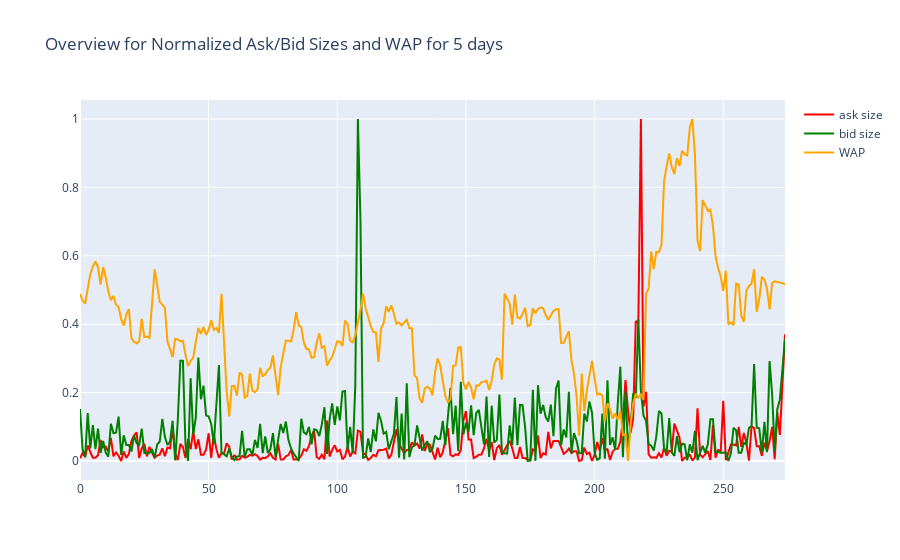

Notebook source saved alongside this figure:
### Code cell
# Examine the volume changes 
# PLot the Prices changes of stock 0 at date 0 
fig = go.Figure()

fig.add_trace(
    go.Scatter(x = stock00['time_id'], 
            y = (stock00['ask_size'] - stock00['ask_size'].min()) / (stock00['ask_size'].max() - stock00['ask_size'].min()), 
            name = 'ask size',
            line = dict(color = 'red')))

fig.add_trace(
    go.Scatter(x = stock00['time_id'], 
            y = (stock00['bid_size'] - stock00['bid_size'].min()) / (stock00['bid_size'].max() - stock00['bid_size'].min()), 
            name = 'bid size',
            line = dict(color = 'green')))


fig.add_trace(
    go.Scatter(x = stock00['time_id'], 
            y = (stock00['wap'] - stock00['wap'].min()) / (stock00['wap'].max() - stock00['wap'].min()), 
            name = 'WAP',
            line = dict(color = 'orange')))



fig.update_layout(title = "Overview for Normalized Ask/Bid Sizes and WAP for 5 days")

### Figure 1 — Plotly figure (JSON) as saved in the notebook; plotly's stock layout.template omitted (floating-point values rounded to 4 significant figures; data arrays with more than 128 entries replaced by an {"elided": "..."} marker saying what was removed)
{"data": [{"line": {"color": "red"}, "name": "ask size", "type": "scatter", "x": {"elided": "275 int values"}, "y": {"elided": "275 float values"}}, {"line": {"color": "green"}, "name": "bid size", "type": "scatter", "x": {"elided": "275 int values"}, "y": {"elided": "275 float values"}}, {"line": {"color": "orange"}, "name": "WAP", "type": "scatter", "x": {"elided": "275 int values"}, "y": {"elided": "275 float values"}}], "layout": {"title": {"text": "Overview for Normalized Ask/Bid Sizes and WAP for 5 days"}}}
